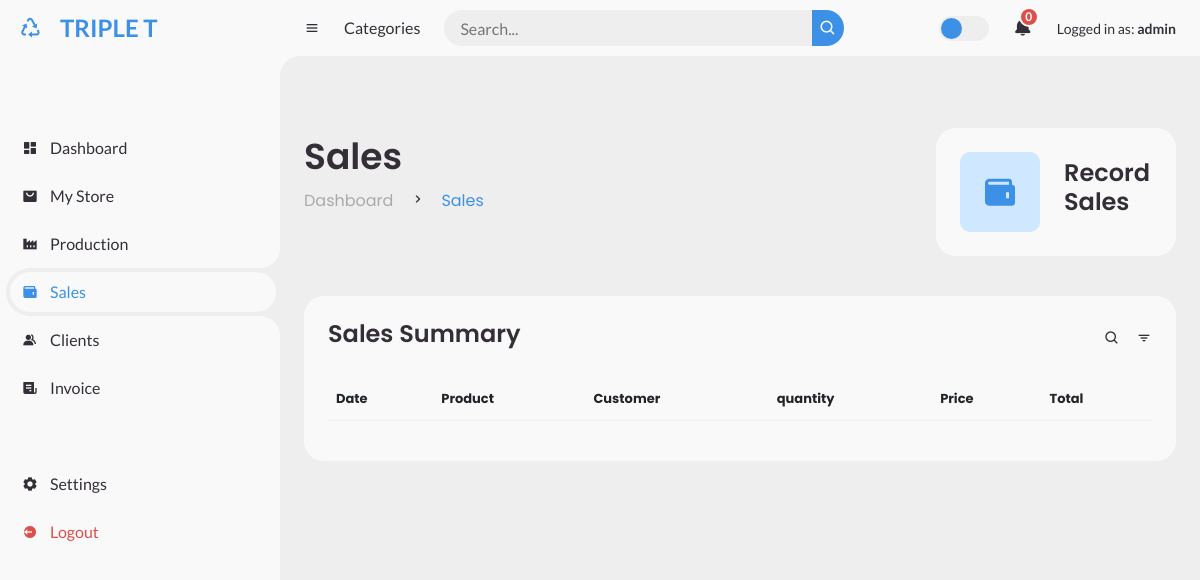
Page /sales_record/ (signed in) on the earlier database version.
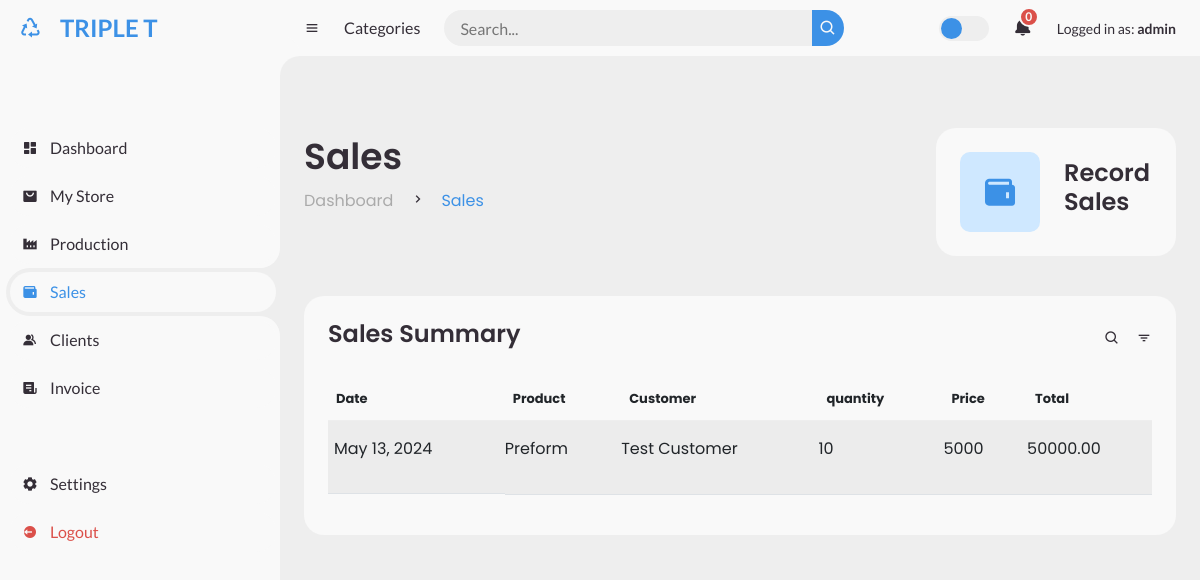
Same page on the later database version.
### store/models.py (models this page shows, shortened)
class Sales(models.Model):
    product = models.ForeignKey(Stock, on_delete=models.CASCADE, null=True)
    customer = models.ForeignKey(Customer, on_delete=models.SET_NULL, null=True, blank=True)
    quantity = models.IntegerField()
    price = models.IntegerField()
    total = models.DecimalField(max_digits=20,decimal_places=2)
    created_at = models.DateField(null=True, blank=True)

class Stock(models.Model):
    name = models.CharField(max_length=100, null=True)
    color = models.CharField(max_length=50, null=True, blank=True)
    cap_type = models.ForeignKey(Cap, on_delete=models.SET_NULL, null=True, blank=True)
    product_type = models.CharField(max_length=20, null=True, blank=True)
    bottle_type = models.CharField(max_length=20, null=True, blank=True)
    preform_type = models.ForeignKey(Preform_type, on_delete=models.SET_NULL, null=True, blank=True)
    unit = models.IntegerField(null=True, blank=True)
    created_at = models.DateTimeField(auto_now_add=True)
    notification_sent = models.BooleanField(default=False)

class Contact(models.Model):
    name = models.CharField(max_length=100)
    address = models.TextField()
    phone_number = models.CharField(max_length=20)
    email = models.EmailField()
    class Meta:
        abstract = True

class Customer(Contact):
    pass

### store/views.py (the view)
# urls.py: path('sales_record/', views.sales_record, name="sales_record"),
@login_required
def sales_record(request):
    sales = Sales.objects.all()
    notifications = Notification.objects.all()
    unread_notifications_count = notifications.filter(is_read=False).count()
    return render(request, 'sales/index.html', {'sales': sales,'unread_notifications_count':unread_notifications_count})

### store/templates/sales/index.html (shortened to what this page needs)
{% extends "sales/base.html" %}
{% block body %}
<div class="head-title">
    <div class="left">
      <h1>Sales</h1>
      <ul class="breadcrumb">
        <li>
          <a href="#">Dashboard</a>
        </li>
        <li><i class='bx bx-chevron-right' ></i></li>
        <li>
          <a class="active" href="{% url 'sales_record' %}">Sales</a>
        </li>
      </ul>
    </div>
    <ul class="box-info">
        <a href="{% url 'sales_form' %}">
          <li>
            <i class='bx bxs-wallet'></i>
            <span class="text">
              <h3>Record <br> Sales</h3>
            </span>
          </li>
        </a>
      </ul>
</div>
<div class="table-data">
    <div class="order">
      <div class="head">
        <h3>Sales Summary</h3>
        <i class='bx bx-search' ></i>
        <i class='bx bx-filter' ></i>
      </div>
      <table class="table table-striped">
        <thead>
          <tr>
            <th>Date</th>
            <th>Product</th>
            <th>Customer</th>
            <th>quantity</th>
            <th>Price</th>
            <th>Total</th>
          </tr>
        </thead>
        <tbody>
            {% for sales in sales %}
              <tr>
                <td><p>{{sales.created_at}}</p></td>
                  <td>
                    <p>{{sales.product.name}}</p>
                  </td>
                  <td><p>{{sales.customer.name}}</p></td>
                  <td>{{sales.quantity}}</td>
                  <td>{{sales.price}}</td>
                  <td>{{sales.total}}</td>
                </tr>
              {% endfor %}
        </tbody>
      </table>
    </div>
</div>
{% endblock %}

Differences in the rows shown:
added Sales: created_at "May 13, 2024", product.name "Preform", customer.name "Test Customer", quantity "10", price "5000", total "50000.00"
